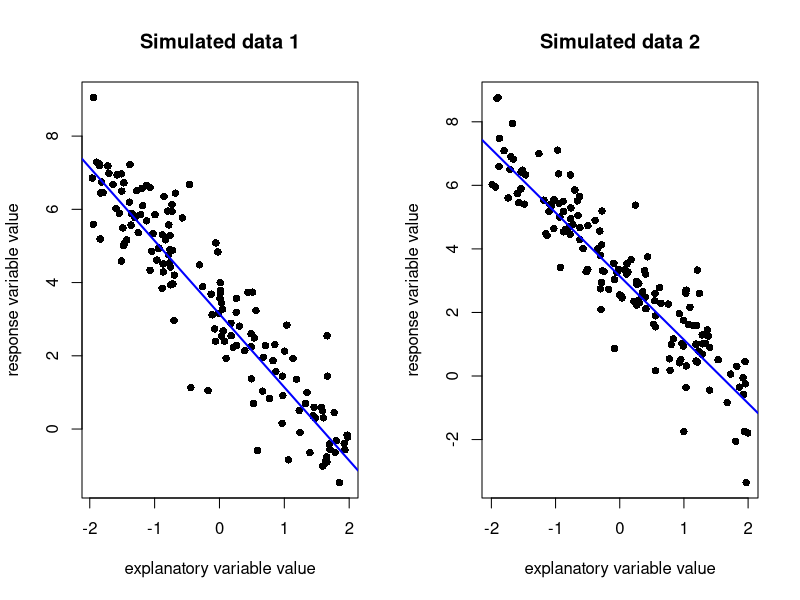
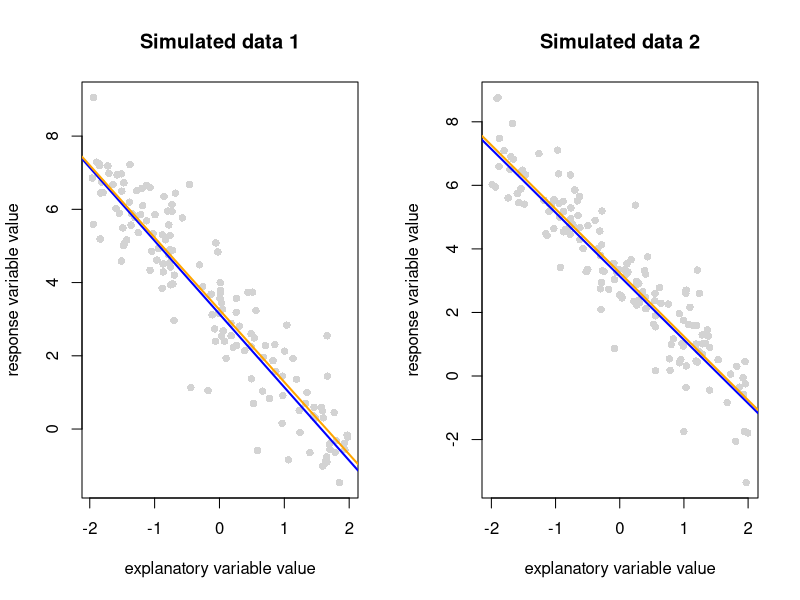
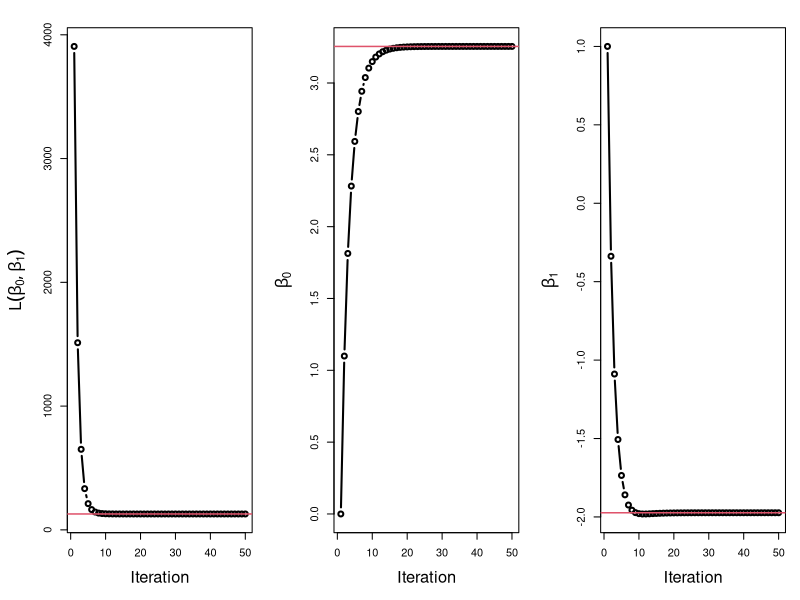
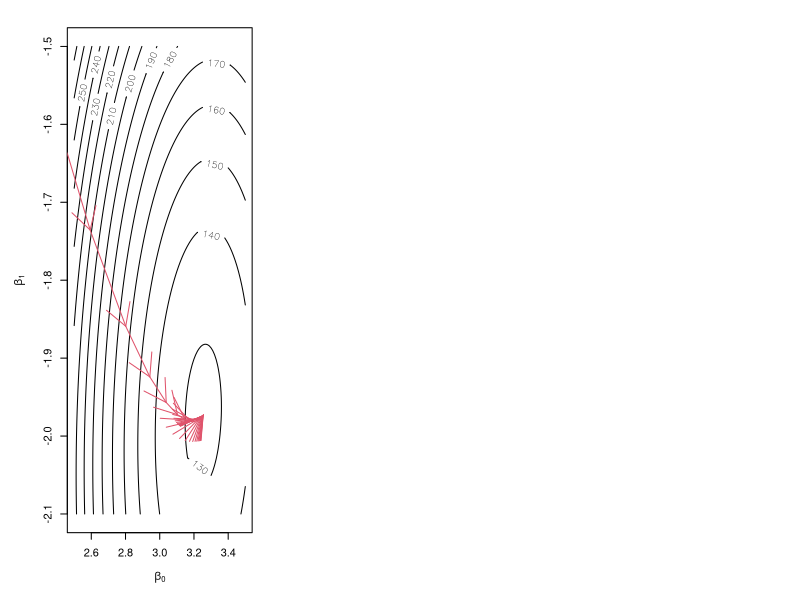

Reproduce these figures in R, in order. (Note: this script raises an error after producing the figures.)
## ---- chunk 1
knitr::opts_chunk$set(echo = TRUE)
library(bookdown)
## ---- chunk 2
# Set constants
n <- 150
b_0 <- 3.14 
b_1 <- -2
sigma_sq <- 0.8

x_min <- -2
x_max <- 2

# Simulate explanatory variable and error values
set.seed(1234)
x_1 <- runif(n, min = x_min, max = x_max)
x_2 <- runif(n, min = x_min, max = x_max)
e_1 <- rnorm(n, mean = 0, sd = sqrt(sigma_sq)) 
e_2 <- rnorm(n, mean = 0, sd = sqrt(sigma_sq))

# Calculate response variable values
y_1 <- b_0 + b_1 * x_1 + e_1
y_2 <- b_0 + b_1 * x_2 + e_1

# Plot both fitted models and data sets
par(mfrow = c(1,2))
plot(
  x = x_1,
  y = y_1,
  pch = 16,
  xlab = "explanatory variable value",
  ylab = "response variable value",
  main = "Simulated data 1")
abline(a = b_0, b = b_1, col = "blue", lwd = 2)

plot(
  x = x_2,
  y = y_2,
  pch = 16,
  xlab = "explanatory variable value",
  ylab = "response variable value",
  main = "Simulated data 2")
abline(a = b_0, b = b_1, col = "blue", lwd = 2)
par(mfrow = c(1,1))
## ---- chunk 3
# Fit a linear model to each simulated data set
lm_1 <- lm(y_1 ~ x_1)
lm_2 <- lm(y_2 ~ x_2)

# Examine the fitted model parameters
coefficients(lm_1)
coefficients(lm_2)

# Plot both data sets
par(mfrow = c(1,2))
plot(
  x = x_1,
  y = y_1,
  pch = 16,
  xlab = "explanatory variable value",
  ylab = "response variable value",
  main = "Simulated data 1",
  col = "lightgrey")
abline(a = b_0, b = b_1, lwd = 2, col = "blue")
abline(lm_1, col = "orange", lwd = 2)

plot(
  x = x_2,
  y = y_2,
  pch = 16,
  xlab = "explanatory variable value",
  ylab = "response variable value",
  main = "Simulated data 2",
  col = "lightgrey")
abline(a = b_0, b = b_1, lwd = 2, col = "blue")
abline(lm_2, col = "orange", lwd = 2)
par(mfrow = c(1,1))
## ---- chunk 4
# Function to calculate parameters estimates exactly
get_algebraic_least_squares_estimator <- function(x,y){
  n <- length(x)
  beta_1_hat <- ( n * sum(x * y) - sum(x) * sum(y) ) / ( n * sum(x^2) - sum(x)^2 )
  beta_0_hat <- mean(y) - beta_1_hat * mean(x)
  
  return(c(beta_0_hat, beta_1_hat))
}

# Check lm against algebra for data set 1
get_algebraic_least_squares_estimator(x_1, y_1)
coefficients(lm_1)

# Check lm against algebra for data set 2
get_algebraic_least_squares_estimator(x_2, y_2)
coefficients(lm_2)
## ---- chunk 5
gradient_descent <- function(func, grad, init, h, n_steps = 50, ...){
  
  out <- as.data.frame(
    matrix(data = NA,
    nrow = n_steps,
    ncol = length(init) + 2)
    )
  
  colnames(out) <- c("iteration","func_value", paste0("beta_", seq_along(init) - 1))
  
  curr_location <- init
  curr_value <- func(curr_location, ...)
  out[1,] <- c(1, curr_value, curr_location)
  
  for(i in 2:n_steps){
    curr_grad <- grad(curr_location, ...)
    curr_location <- curr_location - h * curr_grad
    curr_value <- func(curr_location, ...)
    
    out[i,] <- c(i, curr_value, curr_location)
  }
  
  return(out)
}

sq_err_loss <- function(beta, x, y){  sum((y - beta[1] - beta[2] * x)^2) }

sq_err_gradient <- function(beta, x, y){
  c( 
    -2 * sum( y - beta[1] - beta[2] * x ), # partial wrt beta_0
    -2 * sum( (y - beta[1] - x * beta[2]) * x ) # partial wrt beta_1
  )
}

opt <- gradient_descent(
  func = sq_err_loss,
  grad = sq_err_gradient,
  init = c(0,1),
  h = 0.001,
  n_steps = 50,
  x = x_1,
  y = y_1)
## ---- chunk 6
opar <- par()
par(mfrow = c(1,3), mar = c(5.1,5.1,2.1,1.1))

plot(
  x = opt$iteration,
  y = opt$func_value,
  type = "b",
  lwd = 2,
  xlab = "Iteration",
  ylab = expression(L(beta[0], beta[1])),
  cex.lab = 1.5)
abline(h = sum(lm_1$residuals^2), col = 2, lwd = 1.5)

plot(
  x = opt$iteration,
  y = opt$beta_0,
  type = "b",
  lwd = 2,
  xlab = "Iteration",
  ylab = expression(beta[0]),
  cex.lab = 1.5)
abline(h = lm_1$coefficients[1], col = 2, lwd = 1.5)

plot(
  x = opt$iteration,
  y = opt$beta_1,
  type = "b",
  lwd = 2,
  xlab = "Iteration",
  ylab = expression(beta[1]),
  cex.lab = 1.5)
abline(h = lm_1$coefficients[2], col = 2, lwd = 1.5)
## ---- chunk 7
# Evaluate the loss function on a grid
beta_0_seq <- seq(2.5,3.5, length = 101)
beta_1_seq <- seq(-2.1,-1.5, length = 101)
grid_pts <- as.matrix(expand.grid(beta_0_seq, beta_1_seq))
L <- apply(grid_pts, MARGIN = 1, FUN = sq_err_loss, x = x_1, y = y_1)

# Format appropriately to plot contours of loss function 
L <- matrix(L, nrow = length(beta_0_seq), ncol = length(beta_1_seq))
L_list <- list(x = beta_0_seq, y = beta_1_seq, z = L)

contour(
  x = L_list,
  nlevels = 15,
  xlab = expression(beta[0]),
  ylab = expression(beta[1]))

# Add arrows showing path of 
#lines(opt$beta_0, opt$beta_1, type = "b", col = 2)
arrows(x0 = opt$beta_0[-50],
       y0 = opt$beta_1[-50],
       x1 = opt$beta_0[-1],
       y1 = opt$beta_1[-1],col = 2)
## ---- chunk 8
n_simulations <- 1000
estimated_coefficients <- data.frame(
  beta_0 = rep(NA, n_simulations),
  beta_1 = rep(NA, n_simulations))

for(i in 1:n_simulations){
  x_3 <- runif(n = 150, min = -2 , max = 2)
  e_3 <- rnorm(n = 150, mean = 0, sd = sqrt(sigma_sq))
  y_3 <- a + b * x_3 + e_3 
  lm_3 <- lm(y_3 ~ x_3)
  estimated_coefficients[i,] <- lm_3$coefficients
}

plot(
  estimated_coefficients,
  xlab = expression(beta[0]),
  ylab = expression(beta[1]),
  pch = 16,
  col = rgb(0,0,0,0.6),
  main = "sample size n = 150",
  asp = 1
)
points(x = a, y = b, pch = 16, col = 2, cex = 1.5)
## ---- chunk 9
n_simulations <- 1000
estimated_coefficients <- data.frame(
  beta_0 = rep(NA, n_simulations),
  beta_1 = rep(NA, n_simulations))

for(i in 1:n_simulations){
  x_3 <- runif(n = 1500, min = -2 , max = 2)
  e_3 <- rnorm(n = 1500, mean = 0, sd = sqrt(sigma_sq))
  y_3 <- a + b * x_3 + e_3 
  lm_3 <- lm(y_3 ~ x_3)
  estimated_coefficients[i,] <- lm_3$coefficients
}

plot(
  estimated_coefficients,
  xlab = expression(beta[0]),
  ylab = expression(beta[1]),
  pch = 16,
  col = rgb(0,0,0,0.6),
  main = "sample size n = 1500",
  asp = 1
)
points(x = a, y = b, pch = 16, col = 2, cex = 1.5)
## ---- chunk 10
n_simulations <- 100
intercepts <- rep(NA, n_simulations)
CIs_lower <- rep(NA, n_simulations)
CIs_upper <- rep(NA, n_simulations)
alpha <- 0.05 

for (i in 1:n_simulations) {
  x_3 <- runif(n = 1500, min = -2 , max = 2)
  e_3 <- rnorm(n = 1500, mean = 0, sd = sqrt(sigma_sq))
  y_3 <- a + b * x_3 + e_3 
  lm_3 <- lm(y_3 ~ x_3)
  
  intercepts[i] <- lm_3$coefficients[1]
  se <- sqrt(vcov(lm_3)[1,1])
  CIs_lower[i] <- lm_3$coefficients[1] - qnorm(1 - (alpha / 2)) * se
  CIs_upper[i] <- lm_3$coefficients[1] + qnorm(1 - (alpha / 2)) * se
}

# Count the number covering the true value
is_covering_true_value <- a > CIs_lower & a < CIs_upper
sum(is_covering_true_value)

# Plot each point estimate and confidence interval
plot(
  x = seq_along(intercepts),
  y = intercepts,
  xlab = "Simulated data set",
  ylab = expression(beta[0]),
  pch = 16,
  col = 1 + !is_covering_true_value,
  ylim = range(c(CIs_lower, CIs_upper)))

segments(
  x0 = 1:n_simulations,
  x1 = 1:n_simulations,
  y0 = CIs_lower,
  y1 = CIs_upper,
  col = 1 + !is_covering_true_value,
  lwd = 2)

abline(h = a, col = "blue", lwd = 2)
